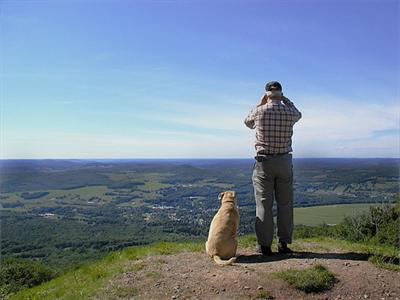
%> input picture SalBenchmark-master/Code/matlab/PQFT/saliency detection based PQFT/static images/11.jpg, 400 x 300 px
$ octave --eval "result = getImage(imread('static images/11.jpg'));"   (GNU Octave 9; MATLAB toolbox functions it lacks are replaced by stand-ins)
%> lines starting %> are read from the running program, lines starting %| are printed output that depends on the picture
### SalBenchmark-master/Code/matlab/PQFT/saliency detection based PQFT/create_channel.m
function quaternion= create_channel(name,IM1,IM2,rescale)
%创建四个特征通道的四元数表达,
%quternion是一个结构体(w,x,y,z)表示成w+x*i+y*j+z*k
%rescale表示对图像下采样的大小,32*32,64*64,128*128,256*256.
if nargin<=2
    error('wrong parameters.');
end
if nargin==3         %name,IM1,rescal,表示静态图像
    if strcmp(name,'gray')==1
        error('It must be a color image.');
    end
    if strcmp(name,'color')==1                     %彩色静态图像
        I=imresize(IM1,IM2);
        [m,n,d]=size(I);     %m为行，n为列,d为三色通道
        I=im2double(I);
        R=zeros(m,n);G=zeros(m,n);B=zeros(m,n);Y=zeros(m,n);
        for i=1:m
            for j=1:n
            R(i,j)=I(i,j,1)-(I(i,j,2)+I(i,j,3))/2;
            G(i,j)=I(i,j,2)-(I(i,j,1)+I(i,j,3))/2;
            B(i,j)=I(i,j,3)-(I(i,j,1)+I(i,j,2))/2;
            Y(i,j)=(I(i,j,1)+I(i,j,2))/2-abs(I(i,j,1)-I(i,j,2))/2-I(i,j,3);
            end
        end
        %下面是构建四个通道
        Intensity=zeros(m,n);            %亮度通道
        Move=zeros(m,n);                   %运动通道
        RG=R-G;BY=B-Y;                   %两个颜色通道的构建
        for i=1:m
            for j=1:n
                Intensity(i,j)=(I(i,j,1)+I(i,j,2)+I(i,j,3))/3;
            end
        end
        %得到四个特征通道，RG,BY,Intensity,Move.
        %存在Move(t)+RG(t)*i+BY(t)*j+Intensity(t)*k
        quaternion=q_compose(Move,RG,BY,Intensity);                     %进行四元傅里叶变换
    end

else
    if strcmp(name,'gray')==1                %灰度动态图像
       I1=imresize(IM1,rescale);
       I2=imresize(IM2,rescale);
       [m,n]=size(I1);     %m为行，n为列
       I1=im2double(I1);I2=im2double(I2);
       RG=zeros(m,n);BY=zeros(m,n);              %由于图像是灰度图像,其中BG和BY都默认是0.
       %下面是构建两个通道（一个亮度通道和一个运动通道）
       Intensity=I2;            %亮度通道
       Move=abs(I2-I1);      %运动通道
       %得到四个特征通道，RG,BY,Intensity,Move.
       %存在Move(t)+RG(t)*i+BY(t)*j+Intensity(t)*k
       quaternion=q_compose(Move,RG,BY,Intensity);
    end
    if strcmp(name,'color')==1                     %彩色动态图像
        I1=imresize(IM1,rescale);
        I2=imresize(IM2,rescale);
        [m,n,d]=size(I1);     %m为行，n为列,d为三色通道
        I1=im2double(I1);I2=im2double(I2);
        R=zeros(m,n);G=zeros(m,n);B=zeros(m,n);Y=zeros(m,n);
        for i=1:m
            for j=1:n
                R(i,j)=I2(i,j,1)-(I2(i,j,2)+I2(i,j,3))/2;
                G(i,j)=I2(i,j,2)-(I2(i,j,1)+I2(i,j,3))/2;
                B(i,j)=I2(i,j,3)-(I2(i,j,1)+I2(i,j,2))/2;
                Y(i,j)=(I2(i,j,1)+I2(i,j,2))/2-abs(I2(i,j,1)-I2(i,j,2))/2-I2(i,j,3);
            end
        end
        %下面是构建四个通道
        Intensity=zeros(m,n);            %亮度通道
        Intensity2=zeros(m,n);
        RG=R-G;BY=B-Y;                   %两个颜色通道的构建
        for i=1:m
            for j=1:n
                Intensity(i,j)=(I1(i,j,1)+I1(i,j,2)+I1(i,j,3))/3;
                Intensity2(i,j)=(I2(i,j,1)+I2(i,j,2)+I2(i,j,3))/3;
            end
        end
        Move=abs(Intensity-Intensity2);      %运动通道
        %得到四个特征通道，RG,BY,Intensity,Move.
        %存在Move(t)+RG(t)*i+BY(t)*j+Intensity(t)*k
        quaternion=q_compose(Move,RG,BY,Intensity2);

    end
end
end

### SalBenchmark-master/Code/matlab/PQFT/saliency detection based PQFT/q_sp.m
function d = q_sp( a,b )
%Q_SP Summary of this function goes here
%   Detailed explanation goes here
d = a.w .* b.w + a.x .* b.x + a.y .* b.y + a.z .* b.z;

end

### SalBenchmark-master/Code/matlab/PQFT/saliency detection based PQFT/q_compose.m
function q = q_compose( a,b,c,d )
%QUATERNION_COMPOSE Summary of this function goes here
%   Detailed explanation goes here
if nargin==3
q.x=a;
q.y=b;
q.z=c;
end
if nargin==4
q.w=a;
q.x=b;
q.y=c;
q.z=d;
end
end

### SalBenchmark-master/Code/matlab/PQFT/saliency detection based PQFT/q_abs.m
function q = q_abs( a )
%Q_ABS Summary of this function goes here
%   Detailed explanation goes here
q=sqrt(a.w.^2+a.x.^2+a.y.^2+a.z.^2);
end

### SalBenchmark-master/Code/matlab/PQFT/saliency detection based PQFT/getSMap.m
function out = getSMap( quaternion,original_scalse )
%SALIENCYMAP Summary of this function goes here
%   Detailed explanation goes here
    out=q_fft2(quaternion);
    phase=q_compose(out.w./q_abs(out),out.x./q_abs(out),out.y./q_abs(out),out.z./q_abs(out));
    IX=q_ifft2(phase);
    sM=(q_abs(IX)).^2;
    %gau=creatgauss(5,4);                                %将sM进行高斯平滑
    gau=fspecial('gaussian',[5,5],8);
    %sM=gaufilter(gau,sM);
    sM=conv2(sM,gau,'same');

    sM=mat2gray(sM);
    out=imresize(sM,original_scalse);
end

### SalBenchmark-master/Code/matlab/PQFT/saliency detection based PQFT/q_fft2.m
function Q = q_fft2(q)
%默认是左变换.
%a为scalar,标量.
%b,c,d是vector,向量.
%a,b,c,d均为实数.
A=q_compose(0,1,1,1);   %默认是i+j+k的轴
A=q_unit(A);
B = q_orthonormal_basis(A);
X = q_change_basis(q, B);
C1=fft2(complex(X.w,X.x));
C2=fft2(complex(X.y,X.z));
Q=q_compose(real(C1),imag(C1),real(C2),imag(C2));
Q= q_change_basis(Q, B.');
%[A,B,C,D]是变换后的四元数.
end

### SalBenchmark-master/Code/matlab/PQFT/saliency detection based PQFT/q_ifft2.m
function Q = q_ifft2(q)
%默认是左变换.
%a为scalar,标量.
%b,c,d是vector,向量.
%a,b,c,d均为实数.
A=q_compose(0,1,1,1);   %默认是i+j+k的轴
A=q_unit(A);
B = q_orthonormal_basis(A);
X = q_change_basis(q, B);
C1=ifft2(complex(X.w,X.x));
C2=ifft2(complex(X.y,X.z));
Q=q_compose(real(C1),imag(C1),real(C2),imag(C2));
Q= q_change_basis(Q, B.');
%[A,B,C,D]是变换后的四元数.
end

### SalBenchmark-master/Code/matlab/PQFT/saliency detection based PQFT/q_change_basis.m
function P = q_change_basis(Q, B)
%Q_CHANGE_BASIS Summary of this function goes here
%   Detailed explanation goes here
V1 = q_compose(0,B(1,1), B(1,2), B(1,3));
V2 = q_compose(0,B(2,1), B(2,2), B(2,3));
V3 = q_compose(0,B(3,1), B(3,2), B(3,3));

 P = q_compose(Q.w, q_sp(Q, V1),...
                     q_sp(Q, V2),...
                      q_sp(Q, V3));
end

### SalBenchmark-master/Code/matlab/PQFT/saliency detection based PQFT/q_orthonormal_basis.m
function B = q_orthonormal_basis( V )
qunit=q_compose(0,1,1,1);
L = parallel(V, qunit);
    if any(L)
        if L(1)
            W = q_compose(0,1,1,-1);
        elseif L(2)
            W = q_compose(0,-1,1,1);
        else
            W = q_compose(0,1,-1,1);
        end
    else
        W = q_compose(0,1,1,1);
        if parallel(V, W)
            W =q_compose(0,-1,-1,0);
        end
    end
C = q_vp(V, W);
W = q_unit(C);

X = q_unit(q_vp(V, W));
V = q_unit(V);
B = [V.x, V.y, V.z; W.x, W.y, W.z; X.x, X.y, X.z];

end


function tf = parallel(x, y)
tf = abs(q_abs(q_vp(x, y))) < eps;
end

### SalBenchmark-master/Code/matlab/PQFT/saliency detection based PQFT/q_unit.m
function q = q_unit( a )
%求单位四元数.
c=q_abs(a);
q=q_compose(a.w./c,a.x./c,a.y./c,a.z./c);

end

### SalBenchmark-master/Code/matlab/PQFT/saliency detection based PQFT/q_vp.m
function c = q_vp( a,b )
%四元数的向量积,a和b都是纯四元数.
c = q_compose(0,a.y .* b.z - a.z .* b.y, ...
                  a.z .* b.x - a.x .* b.z, ...
                  a.x .* b.y - a.y .* b.x);
end

### SalBenchmark-master/Code/matlab/PQFT/saliency detection based PQFT/getImage.m
function out = getImage( image )
%GETIMAGE Summary of this function goes here
%   Detailed explanation goes here
[men_m,men_n,men_d]=size(image);
quaternion=create_channel('color',image,[64,64]);
out=getSMap(quaternion,[men_m,men_n]);
end
%> after the loop in create_channel, `for i=1:m`:
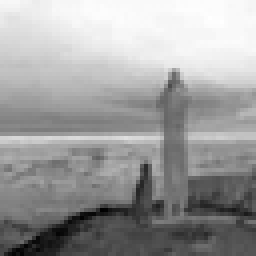
%> B: size 64x64 double (shown 4 times larger); min -0.31, max 0.367, mean 0.109; drawn with min black and max white
%> after the loop in create_channel, `for i=1:m`:
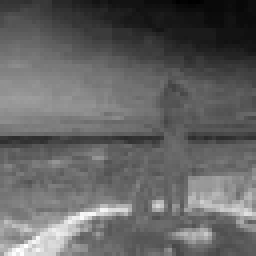
%> G: size 64x64 double (shown 4 times larger); min -0.124, max 0.188, mean -0.00146; drawn with min black and max white
%> after the loop in create_channel, `for i=1:m`:
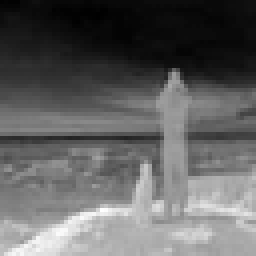
%> Y: size 64x64 double (shown 4 times larger); min -0.431, max 0.294, mean -0.152; drawn with min black and max white
%> after the loop in create_channel, `for i=1:m`:
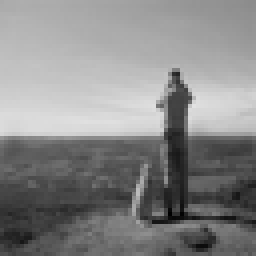
%> Intensity: size 64x64 double (shown 4 times larger); min 0, max 0.882, mean 0.533
%> in q_compose (call 15), `q.w=a;`: q.w: size 64x64 double; every value is 0
%> in q_sp (call 12), `d = a.w .* b.w + a.x .* b.x + a.y .* b.y + a.z .* b.z;`:
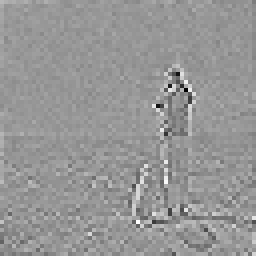
%> d: size 64x64 double (shown 4 times larger); min -0.0965, max 0.067, mean 0.000216; drawn with min black and max white
%> in getSMap, `sM=conv2(sM,gau,'same');`:
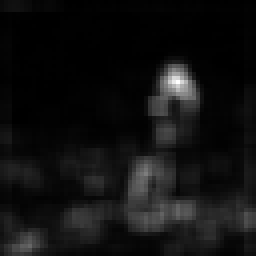
%> sM: size 64x64 double (shown 4 times larger); min 2.48e-05, max 0.00306, mean 0.000231; drawn with min black and max white
%> in getSMap, `out=imresize(sM,original_scalse);`:
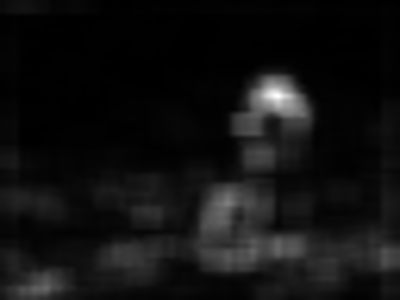
%> out: size 300x400 double; min -0.000461, max 0.999, mean 0.0677; drawn with min black and max white
